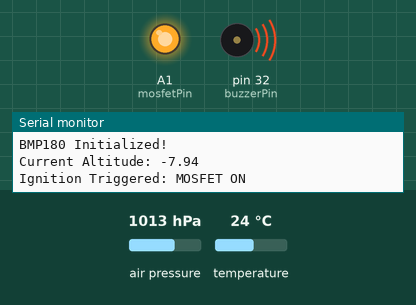
This sketch was run on a simulated Teensy 4. Parts: output pins drawn as LEDs (lit = HIGH), buzzer (waves = sounding, pin HIGH), the last lines printed to the serial monitor. Wiring (inferred from the names in the program): BMP180 pressure sensor at I2C address 0x77. The inputs (shaded band) are chosen by the test bench; at power-on: air pressure 1013 hPa, temperature 24 °C.

Above: at 0.1 s.
At 4.2 s:
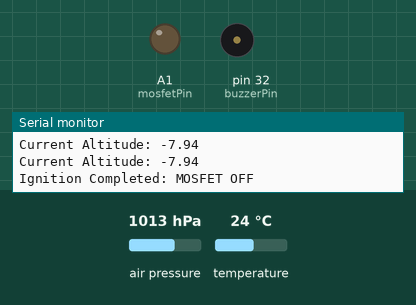
Timing chart, 0 to 5.7 s (numbered marks = the images above):
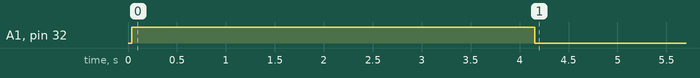

The sketch:

Ejectiontestcode.ino
```cpp
//This code uses TeensyBMP180 library customised as per out need
#include <Teensy_BMP180.h>
// BMP180 configuration using secondary I2C port
Teensy_BMP180 bmp180(&Wire2);
const double SEA_LEVEL_PRESSURE_KATHMANDU = 1012.0; // Sea-level pressure for Kathmandu in hPa

// Pins for ignition system
const int mosfetPin = 15;  // MOSFET gate pin
const int buzzerPin = 32;  // Buzzer pin

// Altitude and ignition variables
float currentAltitude = 0.0, previousAltitude = 0.0, maxAltitude = 0.0;
bool ignitionTriggered = false;
bool ignitionCompleted = false;
unsigned long ignitionStartTime;
void setup() {
    Serial.begin(9600);

    // Initialize pins
    pinMode(mosfetPin, OUTPUT);
    pinMode(buzzerPin, OUTPUT);
    digitalWrite(mosfetPin, LOW);
    digitalWrite(buzzerPin, LOW);

    // Initialize BMP180 sensor
    bmp180.begin();  // No return value to check
    Serial.println("BMP180 Initialized!");
}

void loop() {
    // Get altitude from BMP180
    double altitude = getAltitude();
    if (!isnan(altitude)) {
        currentAltitude = altitude;
        Serial.print("Current Altitude: ");
        Serial.println(currentAltitude);

        // Update max altitude
        if (currentAltitude > maxAltitude) {
            maxAltitude = currentAltitude;
        }

        // Check for ignition trigger
        if (!ignitionTriggered && !ignitionCompleted && (maxAltitude - currentAltitude > 1.5)) {
            triggerIgnition();
        }

        // Check ignition duration
        if (ignitionTriggered && !ignitionCompleted) {
            checkIgnitionDuration();
        }

        // Update previous altitude
        previousAltitude = currentAltitude;
    } else {
        Serial.println("Failed to read altitude.");
    }

    delay(100); // Adjust delay as needed
}

// Function to calculate altitude with BMP180
double getAltitude() {
    if (bmp180.startTemperature() != 0) {
        double temperature;
        if (bmp180.getTemperature(temperature) != 0) {
            if (bmp180.startPressure() != 0) {
                double pressure;
                if (bmp180.getPressure(pressure, temperature) != 0) {
                    return bmp180.altitude(pressure, SEA_LEVEL_PRESSURE_KATHMANDU);
                }
            }
        }
    }
    return NAN; // Return NAN if any step fails
}

// Trigger the ignition sequence
void triggerIgnition() {
    digitalWrite(mosfetPin, HIGH);
    digitalWrite(buzzerPin, HIGH);
    Serial.println("Ignition Triggered: MOSFET ON");

    ignitionTriggered = true;
    ignitionStartTime = millis();
}

// Check if ignition duration has elapsed
void checkIgnitionDuration() {
    if (millis() - ignitionStartTime >= 4000) { // 4-second duration
        digitalWrite(mosfetPin, LOW);
        digitalWrite(buzzerPin, LOW);
        Serial.println("Ignition Completed: MOSFET OFF");

        ignitionTriggered = false;
        ignitionCompleted = true;
    }
}
```

Measured:
- by itself, A1 (mosfetPin), pin 32 (buzzerPin): LOW → HIGH at 0.04 s, → LOW 4.1 s later
